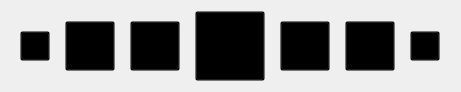
    <widget class="QWidget" name="layoutWidget">
     <property name="geometry">
      <rect>
       <x>271</x>
       <y>500</y>
       <width>461</width>
       <height>82</height>
      </rect>
     </property>
     <layout class="QHBoxLayout" name="horizontalLayout">
      <item>
       <widget class="QPushButton" name="lock_button">
        <property name="minimumSize">
         <size>
          <width>30</width>
          <height>30</height>
         </size>
        </property>
        <property name="maximumSize">
         <size>
          <width>30</width>
          <height>30</height>
         </size>
        </property>
        <property name="styleSheet">
         <string notr="true">QPushButton {
	background-color: transparent;
}
QPushButton:hover {
	background-color: rgba(25,25,25,50%);
	padding:5px;
	border: none;
	border-radius:7px;
}
QPushButton:pressed {
	background-color: rgba(50,50,50,50%);
}</string>
        </property>
        <property name="text">
         <string/>
        </property>
        <property name="icon">
         <iconset>
          <normaloff>../PythonTimeCode/img/block_open.png</normaloff>
          <normalon>../PythonTimeCode/img/block_closed.png</normalon>../PythonTimeCode/img/block_open.png</iconset>
        </property>
        <property name="iconSize">
         <size>
          <width>20</width>
          <height>20</height>
         </size>
        </property>
        <property name="checkable">
         <bool>true</bool>
        </property>
       </widget>
      </item>
      <item>
       <widget class="QPushButton" name="backward_button">
        <property name="minimumSize">
         <size>
          <width>50</width>
          <height>50</height>
         </size>
        </property>
        <property name="maximumSize">
         <size>
          <width>50</width>
          <height>50</height>
         </size>
        </property>
        <property name="styleSheet">
         <string notr="true">QPushButton {
	background-color: transparent;
}
QPushButton:hover {
	background-color: rgba(25,25,25,50%);
	padding:5px;
	border: none;
	border-radius:7px;
}
QPushButton:pressed {
	background-color: rgba(50,50,50,50%);
}</string>
        </property>
        <property name="text">
         <string/>
        </property>
        <property name="icon">
         <iconset>
          <normaloff>../PythonTimeCode/img/backward.png</normaloff>
          <disabledoff>../PythonTimeCode/img/backward_disable.png</disabledoff>../PythonTimeCode/img/backward.png</iconset>
        </property>
        <property name="iconSize">
         <size>
          <width>30</width>
          <height>30</height>
         </size>
        </property>
       </widget>
      </item>
      <item>
       <widget class="QPushButton" name="stop_button">
        <property name="minimumSize">
         <size>
          <width>50</width>
          <height>50</height>
         </size>
        </property>
        <property name="maximumSize">
         <size>
          <width>50</width>
          <height>50</height>
         </size>
        </property>
        <property name="styleSheet">
         <string notr="true">QPushButton {
	background-color: transparent;
}
QPushButton:hover {
	background-color: rgba(25,25,25,50%);
	padding:5px;
	border: none;
	border-radius:7px;
}
QPushButton:pressed {
	background-color: rgba(50,50,50,50%);
}</string>
        </property>
        <property name="text">
         <string/>
        </property>
        <property name="icon">
         <iconset>
          <normaloff>../PythonTimeCode/img/stop.png</normaloff>
          <disabledoff>PythonTimeCode/img/stop_disable.png</disabledoff>../PythonTimeCode/img/stop.png</iconset>
        </property>
        <property name="iconSize">
         <size>
          <width>30</width>
          <height>30</height>
         </size>
        </property>
       </widget>
      </item>
      <item>
       <widget class="QPushButton" name="play_button">
        <property name="enabled">
         <bool>true</bool>
        </property>
        <property name="minimumSize">
         <size>
          <width>70</width>
          <height>70</height>
         </size>
        </property>
        <property name="maximumSize">
         <size>
          <width>70</width>
          <height>70</height>
         </size>
        </property>
        <property name="styleSheet">
         <string notr="true">QPushButton {
	background-color: transparent;
}
QPushButton:hover {
	background-color: rgba(25,25,25,50%);
	padding:5px;
	border: none;
	border-radius:7px;
}
QPushButton:pressed {
	background-color: rgba(50,50,50,50%);
}</string>
        </property>
        <property name="text">
         <string/>
        </property>
        <property name="icon">
         <iconset>
          <normaloff>PythonTimeCode/img/play.png</normaloff>
          <normalon>PythonTimeCode/img/pause.png</normalon>
          <disabledoff>PythonTimeCode/img/play_disable.png</disabledoff>
          <disabledon>../PythonTimeCode/img/pause_disasble.png</disabledon>PythonTimeCode/img/play.png</iconset>
        </property>
        <property name="iconSize">
         <size>
          <width>50</width>
          <height>50</height>
         </size>
        </property>
        <property name="checkable">
         <bool>true</bool>
        </property>
       </widget>
      </item>
      <item>
       <widget class="QPushButton" name="clock_button">
        <property name="enabled">
         <bool>true</bool>
        </property>
        <property name="minimumSize">
         <size>
          <width>50</width>
          <height>50</height>
         </size>
        </property>
        <property name="maximumSize">
         <size>
          <width>50</width>
          <height>50</height>
         </size>
        </property>
        <property name="styleSheet">
         <string notr="true">QPushButton {
	background-color: transparent;
}
QPushButton:hover {
	background-color: rgba(25,25,25,50%);
	padding:5px;
	border: none;
	border-radius:7px;
}
QPushButton:pressed {
	background-color: rgba(50,50,50,50%);
}</string>
        </property>
        <property name="text">
         <string/>
        </property>
        <property name="icon">
         <iconset>
          <normaloff>PythonTimeCode/img/clock.png</normaloff>
          <disabledoff>../PythonTimeCode/img/clock_disable.png</disabledoff>PythonTimeCode/img/clock.png</iconset>
        </property>
        <property name="iconSize">
         <size>
          <width>30</width>
          <height>30</height>
         </size>
        </property>
       </widget>
      </item>
      <item>
       <widget class="QPushButton" name="forward_button">
        <property name="minimumSize">
         <size>
          <width>50</width>
          <height>50</height>
         </size>
        </property>
        <property name="maximumSize">
         <size>
          <width>50</width>
          <height>50</height>
         </size>
        </property>
        <property name="styleSheet">
         <string notr="true">QPushButton {
	background-color: transparent;
}
QPushButton:hover {
	background-color: rgba(25,25,25,50%);
	padding:5px;
	border: none;
	border-radius:7px;
}
QPushButton:pressed {
	background-color: rgba(50,50,50,50%);
}</string>
        </property>
        <property name="text">
         <string/>
        </property>
        <property name="icon">
         <iconset>
          <normaloff>../PythonTimeCode/img/forward.png</normaloff>
          <disabledoff>../PythonTimeCode/img/forward_disable.png</disabledoff>../PythonTimeCode/img/forward.png</iconset>
        </property>
        <property name="iconSize">
         <size>
          <width>30</width>
          <height>30</height>
         </size>
        </property>
       </widget>
      </item>
      <item>
       <widget class="QPushButton" name="pin_button">
        <property name="minimumSize">
         <size>
          <width>30</width>
          <height>30</height>
         </size>
        </property>
        <property name="maximumSize">
         <size>
          <width>30</width>
          <height>30</height>
         </size>
        </property>
        <property name="styleSheet">
         <string notr="true">QPushButton {
	background-color: transparent;
}
QPushButton:hover {
	background-color: rgba(25,25,25,50%);
	padding:5px;
	border: none;
	border-radius:7px;
}
QPushButton:pressed {
	background-color: rgba(50,50,50,50%);
}</string>
        </property>
        <property name="text">
         <string/>
        </property>
        <property name="icon">
         <iconset>
          <normaloff>../PythonTimeCode/img/pin_off.png</normaloff>
          <normalon>../PythonTimeCode/img/pin_on.png</normalon>../PythonTimeCode/img/pin_off.png</iconset>
        </property>
        <property name="iconSize">
         <size>
          <width>20</width>
          <height>20</height>
         </size>
        </property>
        <property name="checkable">
         <bool>true</bool>
        </property>
       </widget>
      </item>
     </layout>
    </widget>
